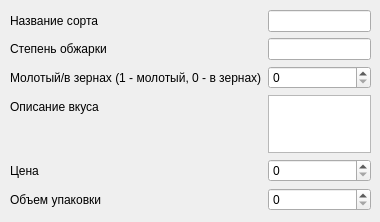
<?xml version="1.0" encoding="UTF-8"?>
<ui version="4.0">
 <class>Form</class>
 <widget class="QWidget" name="Form">
  <property name="geometry">
   <rect>
    <x>0</x>
    <y>0</y>
    <width>380</width>
    <height>222</height>
   </rect>
  </property>
  <property name="windowTitle">
   <string>Form</string>
  </property>
  <widget class="QWidget" name="formLayoutWidget">
   <property name="geometry">
    <rect>
     <x>10</x>
     <y>10</y>
     <width>361</width>
     <height>201</height>
    </rect>
   </property>
   <layout class="QFormLayout" name="formLayout">
    <item row="0" column="0">
     <widget class="QLabel" name="label">
      <property name="text">
       <string>Название сорта</string>
      </property>
     </widget>
    </item>
    <item row="0" column="1">
     <widget class="QLineEdit" name="lineEdit"/>
    </item>
    <item row="1" column="0">
     <widget class="QLabel" name="label_2">
      <property name="text">
       <string>Степень обжарки</string>
      </property>
     </widget>
    </item>
    <item row="1" column="1">
     <widget class="QLineEdit" name="lineEdit_2"/>
    </item>
    <item row="2" column="0">
     <widget class="QLabel" name="label_3">
      <property name="text">
       <string>Молотый/в зернах (1 - молотый, 0 - в зернах)</string>
      </property>
     </widget>
    </item>
    <item row="2" column="1">
     <widget class="QSpinBox" name="spinBox"/>
    </item>
    <item row="3" column="0">
     <widget class="QLabel" name="label_4">
      <property name="text">
       <string>Описание вкуса</string>
      </property>
     </widget>
    </item>
    <item row="3" column="1">
     <widget class="QTextEdit" name="textEdit"/>
    </item>
    <item row="4" column="0">
     <widget class="QLabel" name="label_5">
      <property name="text">
       <string>Цена</string>
      </property>
     </widget>
    </item>
    <item row="5" column="0">
     <widget class="QLabel" name="label_6">
      <property name="text">
       <string>Объем упаковки</string>
      </property>
     </widget>
    </item>
    <item row="4" column="1">
     <widget class="QSpinBox" name="spinBox_2"/>
    </item>
    <item row="5" column="1">
     <widget class="QSpinBox" name="spinBox_3"/>
    </item>
   </layout>
  </widget>
 </widget>
 <resources/>
 <connections/>
</ui>
